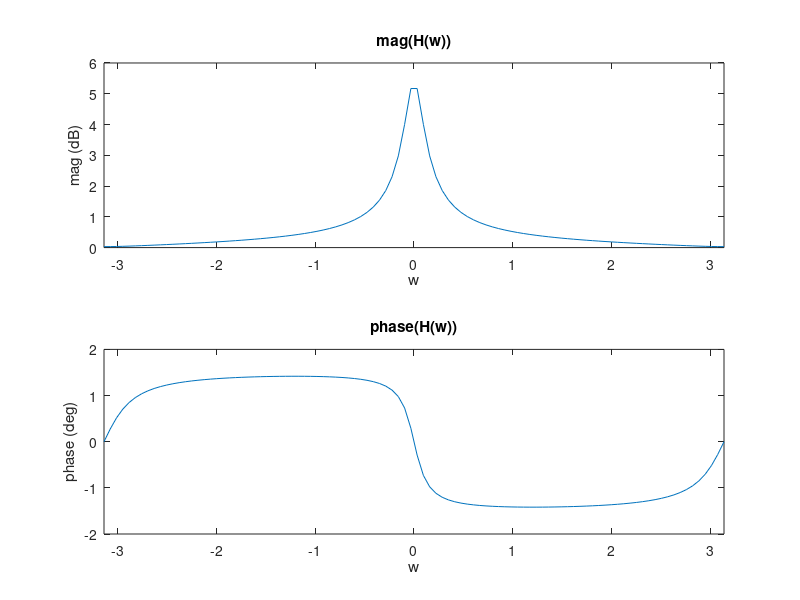

The MATLAB source for this figure:
w = linspace(-pi,pi);
b = [0.3 0.24];
a = [1 -0.9];
h = freqz(b, a, w);

subplot(2,1,1)
plot(w, abs(h))
title('mag(H(w))')
xlabel('w')
ylabel('mag (dB)')
axis([-pi pi 0 6])

subplot(2,1,2)
plot(w, angle(h))
title('phase(H(w))')
xlabel('w')
ylabel('phase (deg)')
axis([-pi pi -2 2])

